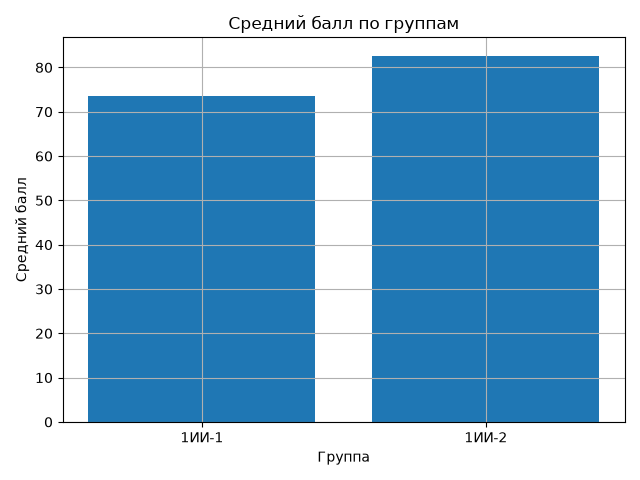

Write Python code to recreate this figure.
# День 10. Pandas: группировка и агрегация. Основы Matplotlib

import os
import pandas as pd
import matplotlib.pyplot as plt

os.chdir(os.path.dirname(os.path.abspath(__file__)))

df = pd.read_csv("students.csv")
print(df.head())

print("=" * 40)
print(df.groupby("Группа")["Баллы"].mean().reset_index())
print(df.groupby("Группа")["Баллы"].sum().reset_index())
print(df.groupby("Группа")["Баллы"].min().reset_index())
print(df.groupby("Группа")["Баллы"].max().reset_index())
print(df.groupby("Группа")["Имя"].count().reset_index())

print("=" * 40)
stats = df.groupby("Группа")["Баллы"].agg(["mean", "min", "max", "count"])
print(stats)

print("=" * 40)
result = df.groupby("Группа")[["Баллы", "Посещено"]].mean()
print(result)

print("=" * 40)
df["Статус"] = "зачет"
print(df.groupby(["Группа", "Статус"])["Баллы"].mean().reset_index())

print("=" * 40)
result = df.groupby("Группа")["Баллы"].mean().reset_index()
result = result.sort_values("Баллы", ascending=False).reset_index(drop=True)
print(result)
result.to_csv("group_result.csv", index=False, encoding="utf-8")

print("=" * 40)
plt.bar(result["Группа"], result["Баллы"])
plt.title("Средний балл по группам")
plt.xlabel("Группа")
plt.ylabel("Средний балл")
plt.grid()
plt.tight_layout()
plt.savefig("chart.png")
plt.show()

print("=" * 40)
plt.plot(df["Имя"], df["Баллы"], marker="o")
plt.title("Баллы студентов")
plt.xlabel("Студент")
plt.ylabel("Баллы")
plt.xticks(rotation=45)
plt.grid()
plt.tight_layout()
plt.savefig("students_chart.png")
plt.show()

print("Файлы group_result.csv, chart.png и students_chart.png созданы")
